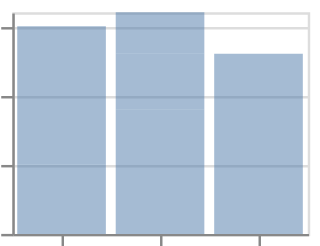

Vega-Lite specification stored for this chart:
### Vega-Lite specification from a JSON file in a GitHub repository (floating-point values rounded to 4 significant figures)
{"$schema": "https://vega.github.io/schema/vega-lite/v6.json", "padding": 5, "autosize": "none", "data": {"name": "table", "values": [{"c": "A", "g": "p", "x": 1, "y": 2, "v": 5, "t": "2024-01-15", "o": {"v": 3}, "IMDB Rating": 6.1, "d": "x1"}, {"c": "B", "g": "q", "x": 2, "y": 4, "v": 9, "t": "2024-02-20", "o": {"v": 7}, "IMDB Rating": 7.4, "d": "x2"}, {"c": "A", "g": "q", "x": 3, "y": 3, "v": 2, "t": "2024-03-05", "o": {"v": 1}, "IMDB Rating": 5.2, "d": "x1"}, {"c": "C", "g": "p", "x": 4, "y": 6, "v": 7, "t": "2024-05-30", "o": {"v": 4}, "IMDB Rating": 8.8, "d": "x3"}, {"c": "B", "g": "p", "x": 5, "y": 5, "v": 4, "t": "2024-07-11", "o": {"v": 9}, "IMDB Rating": 6.9, "d": "x2"}, {"c": "C", "g": "q", "x": 6, "y": 8, "v": 6, "t": "2024-09-02", "o": {"v": 2}, "IMDB Rating": 7.7, "d": "x3"}, {"c": "A", "g": "p", "x": 7, "y": 7, "v": 8, "t": "2024-11-25", "o": {"v": 5}, "IMDB Rating": 4.4, "d": "x1"}, {"c": "B", "g": "q", "x": 8, "y": 9, "v": 3, "t": "2024-12-31", "o": {"v": 8}, "IMDB Rating": 9.1, "d": "x2"}]}, "width": 120, "height": 90, "mark": {"type": "bar", "style": ["hilite", "other"]}, "encoding": {"x": {"field": "c", "type": "nominal"}, "y": {"field": "v", "type": "quantitative"}}, "config": {"style": {"hilite": {"fill": "crimson"}, "other": {"fillOpacity": 0.5}}}}
